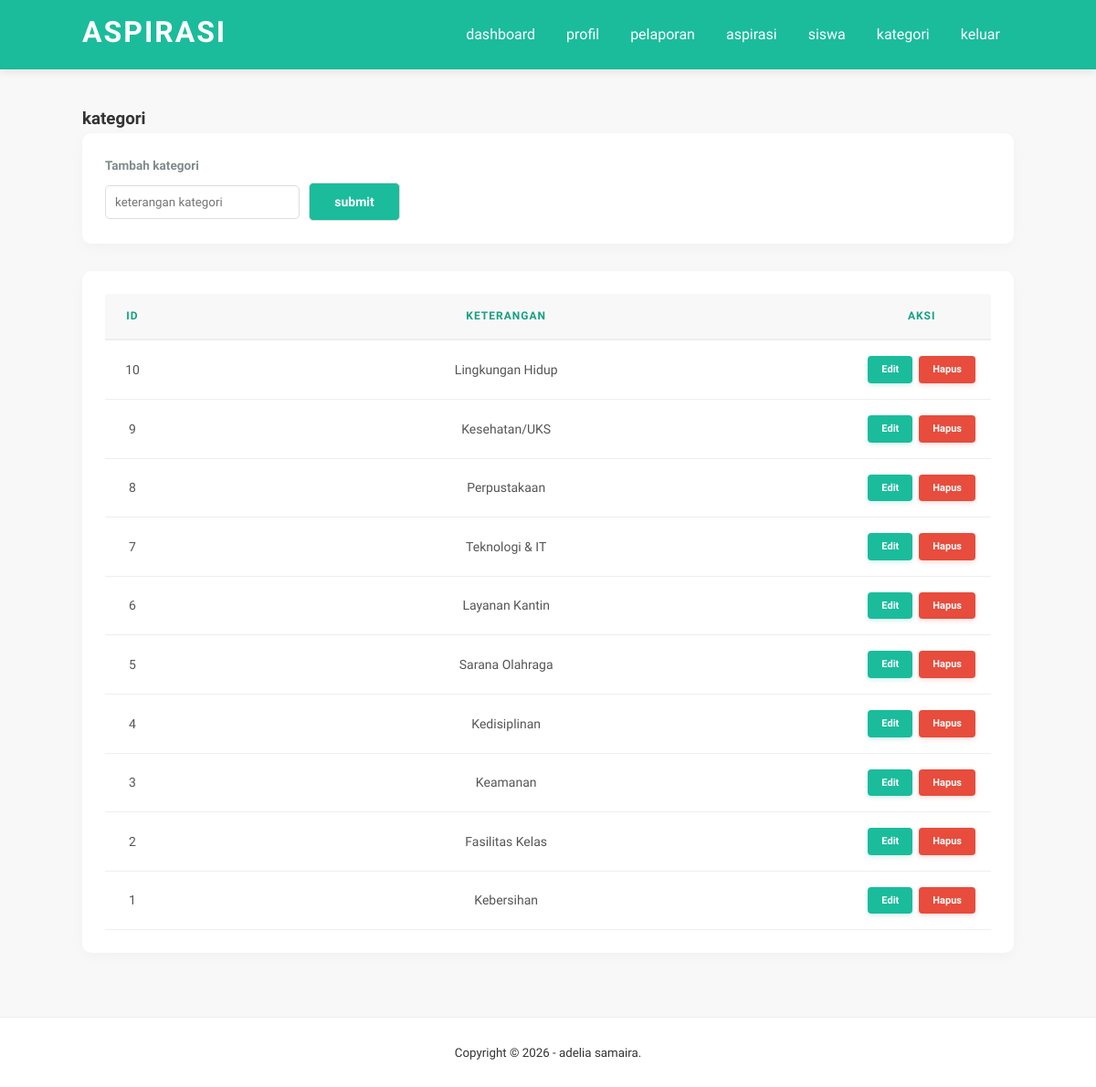
Page /websiswa/kategori.php (signed in) on the committed database.
### tables this page shows
CREATE TABLE `kategori` (
  `id_kategori` int(5) NOT NULL,
  `ket_kategori` varchar(30) NOT NULL
);

### websiswa/kategori.php (the view, shortened to what this page needs)
<?php
    include 'db.php';
?>
<!DOCTYPE html>
<html>
<head>
    <link rel="stylesheet" type="text/css" href="css/style.css">
</head>
<body>
    <header>
        <div class="container">
            <h1><a href="dashboard.php">aspirasi</a></h1>
            <ul>
                <li><a href="dashboard.php">dashboard</a></li>
                <li><a href="profil.php">profil</a></li>
                <li><a href="pelaporan.php">pelaporan</a></li>
                <li><a href="aspirasi.php">aspirasi</a></li>
                <li><a href="siswa.php">siswa</a></li>
                <li><a href="kategori.php">kategori</a></li>
                <li><a href="keluar.php">keluar</a></li>
            </ul>
        </div>
    </header>
    <div class="section">
        <div class="container">
            <h3>kategori</h3>
            <div class="box">
                <form action="" method="POST" class="filter-form">
                    <div class="filter-inputs-wrapper">
                        <div class="filter-group">
                            <label>Tambah kategori</label>
                            <div class="filter-inputs">
                                <input type="text" name="kategori" placeholder="keterangan kategori" required>
                                <input type="submit" name="submit" value="submit" class="btn-filter">
                            </div>
                        </div>
                    </div>
                </form>
            </div>
            <div class="box">
                <table border="0" cellspacing="0" class="table" >
                    <thead>
                        <tr>
                            <th width="60px">Id</th>
                            <th>keterangan</th>
                            <th width="150px">aksi</th>
                        </tr>
                    </thead>
                    <tbody>
                        <?php
                            $kategori = mysqli_query($conn, "SELECT * FROM kategori ORDER BY id_kategori DESC");
                            if(mysqli_num_rows($kategori) > 0){
                            while($row = mysqli_fetch_array($kategori)){
                        ?>
                        <tr>
                            <td><?php echo $row['id_kategori'] ?></td>
                            <td><?php echo $row['ket_kategori'] ?></td>
                            <td>
                                <div class="btn-container">
                                <a href="edit-kategori.php?id=<?php echo $row['id_kategori'] ?>" class="edit">edit</a><a href="proses-hapus.php?kategori=<?php echo $row['id_kategori'] ?>" class="hapus" onclick="return confirm ('are you sure ?')">hapus</a>
                                </div>
                            </td>
                        </tr>
                        <?php }}else{ ?>
                            <tr>
                                <td colspan="3" >tidak ada data</td>
                            </tr>
                        <?php } ?>
                    </tbody>
                </table>
            </div>
        </div>
    </div>
    <footer>
        <div class="container">
            <small>Copyright &copy; 2026 - adelia samaira.</small>
        </div>
    </footer>
</body>
</html>

### websiswa/css/style.css (style rules this page uses)
:root { --primary-color: #1ABC9C; --secondary-color: #16a085; --bg-light: #f8f8f8; --text-dark: #333; --radius: 10px; --danger: #e74c3c; --warning: #f1c40f; }
* { padding: 0; margin: 0; font-family: 'Quicksand', sans-serif; box-sizing: border-box; }
body { background-color: var(--bg-light); color: var(--text-dark); line-height: 1.6; min-height: 100vh; display: flex; flex-direction: column; }
a { color: inherit; text-decoration: none; transition: 0.3s; }
.btn-container { display: flex; gap: 3px; }
.table td a.edit, .table td a.hapus, .table td a.kelola { display: inline-block; padding: 6px 15px; border-radius: 4px; font-size: 11px; font-weight: 600; text-decoration: none; text-transform: capitalize; color: #fff !important; transition: all 0.3s ease; border: none; cursor: pointer; margin: 2px; }
.table td a.edit, .table td a.kelola { background-color: var(--primary-color); box-shadow: 0 2px 5px rgba(26, 188, 156, 0.2); }
.table td a.hapus { background-color: var(--danger); box-shadow: 0 2px 5px rgba(231, 76, 60, 0.2); }
.container { width: 85%; margin: 0 auto; }
.container:after { content: ''; display: block; clear: both; }
.section { padding: 40px 0; flex: 1; }
header { background-color: var(--primary-color); color: #fff; padding: 10px 0; box-shadow: 0 2px 10px rgba(0,0,0,0.1); }
header h1 { float: left; text-transform: uppercase; letter-spacing: 2px; }
header ul { float: right; list-style: none; }
header ul li { display: inline-block; }
header ul li a { padding: 15px; display: inline-block; font-weight: 500; }
.box { background-color: #fff; border-radius: var(--radius); padding: 25px; margin-bottom: 30px; box-shadow: 0 4px 15px rgba(0,0,0,0.03); }
.filter-form { display: flex; justify-content: flex-end; align-items: flex-end; flex-wrap: wrap; gap: 20px; }
.filter-inputs-wrapper { flex: 1; display: flex; justify-content: flex-start; gap: 20px; }
.filter-inputs { display: flex; gap: 10px; align-items: center; }
.filter-group { display: flex; flex-direction: column; gap: 8px; }
.filter-group label { font-weight: 600; font-size: 0.85rem; color: #7f8c8d; }
.filter-group input { padding: 10px; border: 1px solid #ddd; border-radius: 5px; outline: none; }
.btn-filter, .btn-reset { display: inline-flex; align-items: center; justify-content: center; width: 100px; height: 42px; padding: 0; text-align: center; border-radius: 5px; font-weight: 600; font-size: 14px; cursor: pointer; border: none; transition: 0.3s; }
.btn-filter { background-color: var(--primary-color); color: white; }
.table { width: 100%; border-collapse: collapse; }
.table thead th { background-color: var(--bg-light); color: var(--secondary-color); text-transform: uppercase; font-size: 12px; letter-spacing: 1px; padding: 15px; text-align: center; border-bottom: 2px solid #eee; }
.table tbody td { padding: 15px; border-bottom: 1px solid #eee; text-align: center; font-size: 14px; color: #555; vertical-align: middle; }
footer { padding: 25px 0; text-align: center; background-color: #fff; border-top: 1px solid #eee; }

### rows in the picture
kategori: id_kategori "10", ket_kategori "Lingkungan Hidup"
kategori: id_kategori "9", ket_kategori "Kesehatan/UKS"
kategori: id_kategori "8", ket_kategori "Perpustakaan"
kategori: id_kategori "7", ket_kategori "Teknologi & IT"
kategori: id_kategori "6", ket_kategori "Layanan Kantin"
kategori: id_kategori "5", ket_kategori "Sarana Olahraga"
kategori: id_kategori "4", ket_kategori "Kedisiplinan"
kategori: id_kategori "3", ket_kategori "Keamanan"
kategori: id_kategori "2", ket_kategori "Fasilitas Kelas"
kategori: id_kategori "1", ket_kategori "Kebersihan"
